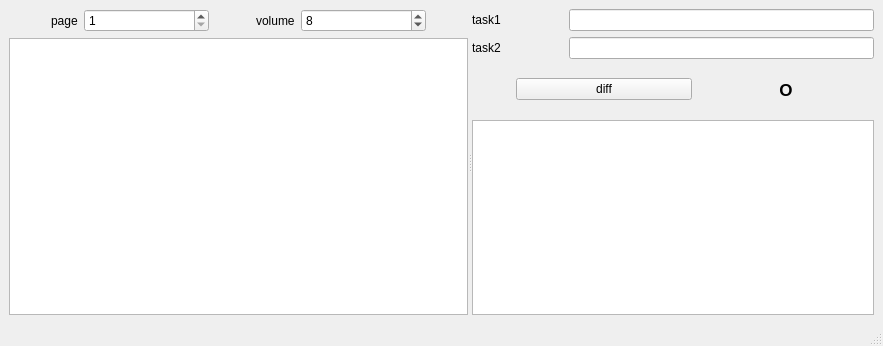
<?xml version="1.0" encoding="UTF-8"?>
<ui version="4.0">
 <class>MainWindow</class>
 <widget class="QMainWindow" name="MainWindow">
  <property name="geometry">
   <rect>
    <x>0</x>
    <y>0</y>
    <width>883</width>
    <height>346</height>
   </rect>
  </property>
  <property name="windowTitle">
   <string>MainWindow</string>
  </property>
  <widget class="QWidget" name="centralwidget">
   <layout class="QVBoxLayout" name="verticalLayout">
    <item>
     <widget class="QSplitter" name="splitter">
      <property name="orientation">
       <enum>Qt::Horizontal</enum>
      </property>
      <widget class="QWidget" name="task_widget" native="true">
       <layout class="QVBoxLayout" name="verticalLayout_3">
        <item>
         <layout class="QHBoxLayout" name="horizontalLayout" stretch="1,0,3,1,0,3,1">
          <item>
           <spacer name="horizontalSpacer">
            <property name="orientation">
             <enum>Qt::Horizontal</enum>
            </property>
            <property name="sizeHint" stdset="0">
             <size>
              <width>40</width>
              <height>20</height>
             </size>
            </property>
           </spacer>
          </item>
          <item>
           <widget class="QLabel" name="label">
            <property name="text">
             <string>page</string>
            </property>
           </widget>
          </item>
          <item>
           <widget class="QSpinBox" name="spinBoxpage">
            <property name="minimum">
             <number>1</number>
            </property>
            <property name="maximum">
             <number>999</number>
            </property>
           </widget>
          </item>
          <item>
           <spacer name="horizontalSpacer_8">
            <property name="orientation">
             <enum>Qt::Horizontal</enum>
            </property>
            <property name="sizeHint" stdset="0">
             <size>
              <width>40</width>
              <height>20</height>
             </size>
            </property>
           </spacer>
          </item>
          <item>
           <widget class="QLabel" name="label_2">
            <property name="text">
             <string>volume</string>
            </property>
           </widget>
          </item>
          <item>
           <widget class="QSpinBox" name="spinBoxVolume">
            <property name="minimum">
             <number>5</number>
            </property>
            <property name="maximum">
             <number>40</number>
            </property>
            <property name="value">
             <number>8</number>
            </property>
           </widget>
          </item>
          <item>
           <spacer name="horizontalSpacer_7">
            <property name="orientation">
             <enum>Qt::Horizontal</enum>
            </property>
            <property name="sizeHint" stdset="0">
             <size>
              <width>40</width>
              <height>20</height>
             </size>
            </property>
           </spacer>
          </item>
         </layout>
        </item>
        <item>
         <widget class="NearTaskView" name="tableView"/>
        </item>
       </layout>
      </widget>
      <widget class="QWidget" name="diff_widget" native="true">
       <layout class="QVBoxLayout" name="verticalLayout_2" stretch="2,1,4">
        <item>
         <layout class="QGridLayout" name="gridLayout_2" columnstretch="2,1,10" columnminimumwidth="0,0,0">
          <item row="1" column="2">
           <widget class="QLineEdit" name="task2_input"/>
          </item>
          <item row="0" column="2">
           <widget class="QLineEdit" name="task1_input"/>
          </item>
          <item row="1" column="1">
           <spacer name="horizontalSpacer_3">
            <property name="orientation">
             <enum>Qt::Horizontal</enum>
            </property>
            <property name="sizeHint" stdset="0">
             <size>
              <width>40</width>
              <height>20</height>
             </size>
            </property>
           </spacer>
          </item>
          <item row="0" column="0">
           <widget class="QLabel" name="lb_task1">
            <property name="text">
             <string>task1</string>
            </property>
           </widget>
          </item>
          <item row="1" column="0">
           <widget class="QLabel" name="lb_task2">
            <property name="text">
             <string>task2</string>
            </property>
           </widget>
          </item>
          <item row="0" column="1">
           <spacer name="horizontalSpacer_2">
            <property name="orientation">
             <enum>Qt::Horizontal</enum>
            </property>
            <property name="sizeHint" stdset="0">
             <size>
              <width>40</width>
              <height>20</height>
             </size>
            </property>
           </spacer>
          </item>
         </layout>
        </item>
        <item>
         <layout class="QHBoxLayout" name="horizontalLayout_2" stretch="1,4,1,2,1">
          <item>
           <spacer name="horizontalSpacer_6">
            <property name="orientation">
             <enum>Qt::Horizontal</enum>
            </property>
            <property name="sizeHint" stdset="0">
             <size>
              <width>40</width>
              <height>20</height>
             </size>
            </property>
           </spacer>
          </item>
          <item>
           <widget class="QPushButton" name="diff_btn">
            <property name="text">
             <string>diff</string>
            </property>
           </widget>
          </item>
          <item>
           <spacer name="horizontalSpacer_4">
            <property name="orientation">
             <enum>Qt::Horizontal</enum>
            </property>
            <property name="sizeHint" stdset="0">
             <size>
              <width>40</width>
              <height>20</height>
             </size>
            </property>
           </spacer>
          </item>
          <item>
           <widget class="QLabel" name="diff_status">
            <property name="font">
             <font>
              <pointsize>13</pointsize>
              <italic>false</italic>
              <bold>true</bold>
              <underline>false</underline>
              <strikeout>false</strikeout>
              <kerning>true</kerning>
             </font>
            </property>
            <property name="text">
             <string>O</string>
            </property>
            <property name="alignment">
             <set>Qt::AlignCenter</set>
            </property>
           </widget>
          </item>
          <item>
           <spacer name="horizontalSpacer_5">
            <property name="orientation">
             <enum>Qt::Horizontal</enum>
            </property>
            <property name="sizeHint" stdset="0">
             <size>
              <width>40</width>
              <height>20</height>
             </size>
            </property>
           </spacer>
          </item>
         </layout>
        </item>
        <item>
         <widget class="QTextEdit" name="diff_text">
          <property name="lineWrapMode">
           <enum>QTextEdit::WidgetWidth</enum>
          </property>
          <property name="readOnly">
           <bool>true</bool>
          </property>
         </widget>
        </item>
       </layout>
      </widget>
     </widget>
    </item>
   </layout>
  </widget>
  <widget class="QMenuBar" name="menubar">
   <property name="geometry">
    <rect>
     <x>0</x>
     <y>0</y>
     <width>883</width>
     <height>22</height>
    </rect>
   </property>
  </widget>
  <widget class="QStatusBar" name="statusbar"/>
 </widget>
 <customwidgets>
  <customwidget>
   <class>NearTaskView</class>
   <extends>QTableView</extends>
   <header>.near_task_view</header>
  </customwidget>
 </customwidgets>
 <resources/>
 <connections>
  <connection>
   <sender>spinBoxpage</sender>
   <signal>valueChanged(int)</signal>
   <receiver>MainWindow</receiver>
   <slot>query_task_list()</slot>
   <hints>
    <hint type="sourcelabel">
     <x>110</x>
     <y>51</y>
    </hint>
    <hint type="destinationlabel">
     <x>319</x>
     <y>179</y>
    </hint>
   </hints>
  </connection>
  <connection>
   <sender>spinBoxVolume</sender>
   <signal>valueChanged(int)</signal>
   <receiver>MainWindow</receiver>
   <slot>query_task_list()</slot>
   <hints>
    <hint type="sourcelabel">
     <x>250</x>
     <y>51</y>
    </hint>
    <hint type="destinationlabel">
     <x>319</x>
     <y>179</y>
    </hint>
   </hints>
  </connection>
  <connection>
   <sender>diff_btn</sender>
   <signal>clicked()</signal>
   <receiver>MainWindow</receiver>
   <slot>query_task_diff()</slot>
   <hints>
    <hint type="sourcelabel">
     <x>425</x>
     <y>141</y>
    </hint>
    <hint type="destinationlabel">
     <x>319</x>
     <y>179</y>
    </hint>
   </hints>
  </connection>
 </connections>
 <slots>
  <slot>query_task_list()</slot>
  <slot>query_task_diff()</slot>
 </slots>
</ui>
